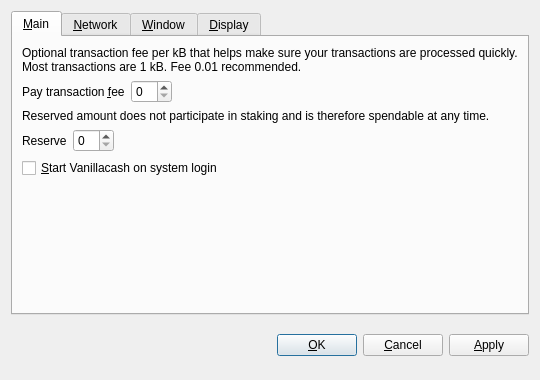
<?xml version="1.0" encoding="UTF-8"?>
<ui version="4.0">
 <class>OptionsDialog</class>
 <widget class="QDialog" name="OptionsDialog">
  <property name="geometry">
   <rect>
    <x>0</x>
    <y>0</y>
    <width>540</width>
    <height>380</height>
   </rect>
  </property>
  <property name="windowTitle">
   <string>Options</string>
  </property>
  <property name="modal">
   <bool>true</bool>
  </property>
  <layout class="QVBoxLayout" name="verticalLayout">
   <item>
    <widget class="QTabWidget" name="tabWidget">
     <property name="tabPosition">
      <enum>QTabWidget::North</enum>
     </property>
     <property name="currentIndex">
      <number>0</number>
     </property>
     <widget class="QWidget" name="tabMain">
      <attribute name="title">
       <string>&amp;Main</string>
      </attribute>
      <layout class="QVBoxLayout" name="verticalLayout_Main">
       <item>
        <widget class="QLabel" name="transactionFeeInfoLabel">
         <property name="text">
          <string>Optional transaction fee per kB that helps make sure your transactions are processed quickly. Most transactions are 1 kB. Fee 0.01 recommended.</string>
         </property>
         <property name="textFormat">
          <enum>Qt::PlainText</enum>
         </property>
         <property name="wordWrap">
          <bool>true</bool>
         </property>
        </widget>
       </item>
       <item>
        <layout class="QHBoxLayout" name="horizontalLayoutFee">
         <item>
          <widget class="QLabel" name="transactionFeeLabel">
           <property name="text">
            <string>Pay transaction &amp;fee</string>
           </property>
           <property name="textFormat">
            <enum>Qt::PlainText</enum>
           </property>
           <property name="buddy">
            <cstring>transactionFee</cstring>
           </property>
          </widget>
         </item>
         <item>
          <widget class="VanillacashAmountField" name="transactionFee"/>
         </item>
         <item>
          <spacer name="horizontalSpacerFee">
           <property name="orientation">
            <enum>Qt::Horizontal</enum>
           </property>
           <property name="sizeHint" stdset="0">
            <size>
             <width>40</width>
             <height>20</height>
            </size>
           </property>
          </spacer>
         </item>
        </layout>
       </item>
       <item>
        <widget class="QLabel" name="reserveBalanceInfoLabel">
         <property name="text">
          <string>Reserved amount does not participate in staking and is therefore spendable at any time.</string>
         </property>
         <property name="textFormat">
          <enum>Qt::PlainText</enum>
         </property>
         <property name="wordWrap">
          <bool>true</bool>
         </property>
        </widget>
       </item>
       <item>
        <layout class="QHBoxLayout" name="horizontalLayoutReserveBalance">
         <item>
          <widget class="QLabel" name="reserveBalanceLabel">
           <property name="text">
            <string>Reserve</string>
           </property>
           <property name="textFormat">
            <enum>Qt::PlainText</enum>
           </property>
           <property name="buddy">
            <cstring>reserveBalance</cstring>
           </property>
          </widget>
         </item>
         <item>
          <widget class="VanillacashAmountField" name="reserveBalance"/>
         </item>
         <item>
          <spacer name="horizontalSpacerReserveBalance">
           <property name="orientation">
            <enum>Qt::Horizontal</enum>
           </property>
           <property name="sizeHint" stdset="0">
            <size>
             <width>40</width>
             <height>20</height>
            </size>
           </property>
          </spacer>
         </item>
        </layout>
       </item>
       <item>
        <widget class="QCheckBox" name="vanillacashAtStartup">
         <property name="toolTip">
          <string>Automatically start Vanillacash after logging in to the system.</string>
         </property>
         <property name="text">
          <string>&amp;Start Vanillacash on system login</string>
         </property>
        </widget>
       </item>
       <item>
        <spacer name="verticalSpacer_Main">
         <property name="orientation">
          <enum>Qt::Vertical</enum>
         </property>
         <property name="sizeHint" stdset="0">
          <size>
           <width>20</width>
           <height>40</height>
          </size>
         </property>
        </spacer>
       </item>
      </layout>
     </widget>
     <widget class="QWidget" name="tabNetwork">
      <attribute name="title">
       <string>&amp;Network</string>
      </attribute>
      <layout class="QVBoxLayout" name="verticalLayout_Network">
       <item>
        <widget class="QCheckBox" name="mapPortUpnp">
         <property name="toolTip">
          <string>Automatically open the Vanillacash client port on the router. This only works when your router supports UPnP and it is enabled.</string>
         </property>
         <property name="text">
          <string>Map port using &amp;UPnP</string>
         </property>
        </widget>
       </item>
       <item>
        <widget class="QCheckBox" name="connectSocks">
         <property name="toolTip">
          <string>Connect to the Vanillacash network through a SOCKS5 proxy (e.g. when connecting through Tor).</string>
         </property>
         <property name="text">
          <string>&amp;Connect through SOCKS5 proxy:</string>
         </property>
        </widget>
       </item>
       <item>
        <layout class="QHBoxLayout" name="horizontalLayout_Network">
         <item>
          <widget class="QLabel" name="proxyIpLabel">
           <property name="text">
            <string>Proxy &amp;IP:</string>
           </property>
           <property name="textFormat">
            <enum>Qt::PlainText</enum>
           </property>
           <property name="buddy">
            <cstring>proxyIp</cstring>
           </property>
          </widget>
         </item>
         <item>
          <widget class="QValidatedLineEdit" name="proxyIp">
           <property name="maximumSize">
            <size>
             <width>140</width>
             <height>16777215</height>
            </size>
           </property>
           <property name="toolTip">
            <string>IP address of the proxy (e.g. 127.0.0.1)</string>
           </property>
          </widget>
         </item>
         <item>
          <widget class="QLabel" name="proxyPortLabel">
           <property name="text">
            <string>&amp;Port:</string>
           </property>
           <property name="textFormat">
            <enum>Qt::PlainText</enum>
           </property>
           <property name="buddy">
            <cstring>proxyPort</cstring>
           </property>
          </widget>
         </item>
         <item>
          <widget class="QLineEdit" name="proxyPort">
           <property name="maximumSize">
            <size>
             <width>55</width>
             <height>16777215</height>
            </size>
           </property>
           <property name="toolTip">
            <string>Port of the proxy (e.g. 9050)</string>
           </property>
          </widget>
         </item>
         <item>
          <spacer name="horizontalSpacer_Network">
           <property name="orientation">
            <enum>Qt::Horizontal</enum>
           </property>
           <property name="sizeHint" stdset="0">
            <size>
             <width>40</width>
             <height>20</height>
            </size>
           </property>
          </spacer>
         </item>
        </layout>
       </item>
       <item>
        <spacer name="verticalSpacer_Network">
         <property name="orientation">
          <enum>Qt::Vertical</enum>
         </property>
         <property name="sizeHint" stdset="0">
          <size>
           <width>20</width>
           <height>40</height>
          </size>
         </property>
        </spacer>
       </item>
      </layout>
     </widget>
     <widget class="QWidget" name="tabWindow">
      <attribute name="title">
       <string>&amp;Window</string>
      </attribute>
      <layout class="QVBoxLayout" name="verticalLayout_Window">
       <item>
        <widget class="QCheckBox" name="minimizeToTray">
         <property name="toolTip">
          <string>Show only a tray icon after minimizing the window.</string>
         </property>
         <property name="text">
          <string>&amp;Minimize to the tray instead of the taskbar</string>
         </property>
        </widget>
       </item>
       <item>
        <widget class="QCheckBox" name="minimizeOnClose">
         <property name="toolTip">
          <string>Minimize instead of exit the application when the window is closed. When this option is enabled, the application will be closed only after selecting Quit in the menu.</string>
         </property>
         <property name="text">
          <string>M&amp;inimize on close</string>
         </property>
        </widget>
       </item>
       <item>
        <spacer name="verticalSpacer_Window">
         <property name="orientation">
          <enum>Qt::Vertical</enum>
         </property>
         <property name="sizeHint" stdset="0">
          <size>
           <width>20</width>
           <height>40</height>
          </size>
         </property>
        </spacer>
       </item>
      </layout>
     </widget>
     <widget class="QWidget" name="tabDisplay">
      <attribute name="title">
       <string>&amp;Display</string>
      </attribute>
      <layout class="QVBoxLayout" name="verticalLayout_Display">
       <item>
        <layout class="QHBoxLayout" name="horizontalLayout_1_Display">
         <item>
          <widget class="QLabel" name="langLabel">
           <property name="text">
            <string>User Interface &amp;language:</string>
           </property>
           <property name="textFormat">
            <enum>Qt::PlainText</enum>
           </property>
           <property name="buddy">
            <cstring>lang</cstring>
           </property>
          </widget>
         </item>
         <item>
          <widget class="QValueComboBox" name="lang">
           <property name="toolTip">
            <string>The user interface language can be set here. This setting will take effect after restarting Vanillacash.</string>
           </property>
          </widget>
         </item>
        </layout>
       </item>
       <item>
        <layout class="QHBoxLayout" name="horizontalLayout_2_Display">
         <item>
          <widget class="QLabel" name="unitLabel">
           <property name="text">
            <string>&amp;Unit to show amounts in:</string>
           </property>
           <property name="textFormat">
            <enum>Qt::PlainText</enum>
           </property>
           <property name="buddy">
            <cstring>unit</cstring>
           </property>
          </widget>
         </item>
         <item>
          <widget class="QValueComboBox" name="unit">
           <property name="toolTip">
            <string>Choose the default subdivision unit to show in the interface and when sending coins.</string>
           </property>
          </widget>
         </item>
        </layout>
       </item>
       <item>
        <widget class="QCheckBox" name="coinControlFeatures">
         <property name="toolTip">
          <string>Whether to show coin control features or not.</string>
         </property>
         <property name="text">
          <string>Display coin &amp;control features (experts only!)</string>
         </property>
        </widget>
       </item>
       <item>
        <widget class="QCheckBox" name="useBlackTheme">
         <property name="text">
          <string>Use black visual theme (requires restart)</string>
         </property>
        </widget>
       </item>
       <item>
        <spacer name="verticalSpacer_Display">
         <property name="orientation">
          <enum>Qt::Vertical</enum>
         </property>
         <property name="sizeHint" stdset="0">
          <size>
           <width>20</width>
           <height>40</height>
          </size>
         </property>
        </spacer>
       </item>
      </layout>
     </widget>
    </widget>
   </item>
   <item>
    <layout class="QHBoxLayout" name="horizontalLayout_Buttons">
     <item>
      <spacer name="horizontalSpacer_1">
       <property name="orientation">
        <enum>Qt::Horizontal</enum>
       </property>
       <property name="sizeHint" stdset="0">
        <size>
         <width>40</width>
         <height>48</height>
        </size>
       </property>
      </spacer>
     </item>
     <item>
      <widget class="QLabel" name="statusLabel">
       <property name="font">
        <font>
         <weight>75</weight>
         <bold>true</bold>
        </font>
       </property>
       <property name="text">
        <string/>
       </property>
       <property name="textFormat">
        <enum>Qt::PlainText</enum>
       </property>
       <property name="wordWrap">
        <bool>true</bool>
       </property>
      </widget>
     </item>
     <item>
      <spacer name="horizontalSpacer_2">
       <property name="orientation">
        <enum>Qt::Horizontal</enum>
       </property>
       <property name="sizeHint" stdset="0">
        <size>
         <width>40</width>
         <height>48</height>
        </size>
       </property>
      </spacer>
     </item>
     <item>
      <widget class="QPushButton" name="okButton">
       <property name="text">
        <string>&amp;OK</string>
       </property>
      </widget>
     </item>
     <item>
      <widget class="QPushButton" name="cancelButton">
       <property name="text">
        <string>&amp;Cancel</string>
       </property>
       <property name="autoDefault">
        <bool>false</bool>
       </property>
      </widget>
     </item>
     <item>
      <widget class="QPushButton" name="applyButton">
       <property name="text">
        <string>&amp;Apply</string>
       </property>
       <property name="autoDefault">
        <bool>false</bool>
       </property>
      </widget>
     </item>
    </layout>
   </item>
  </layout>
 </widget>
 <customwidgets>
  <customwidget>
   <class>VanillacashAmountField</class>
   <extends>QSpinBox</extends>
   <header>vanillacashamountfield.h</header>
  </customwidget>
  <customwidget>
   <class>QValueComboBox</class>
   <extends>QComboBox</extends>
   <header>qvaluecombobox.h</header>
  </customwidget>
  <customwidget>
   <class>QValidatedLineEdit</class>
   <extends>QLineEdit</extends>
   <header>qvalidatedlineedit.h</header>
  </customwidget>
 </customwidgets>
 <resources/>
 <connections/>
</ui>
